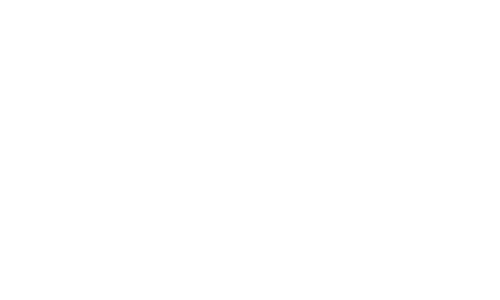
Frame 1 (no input)
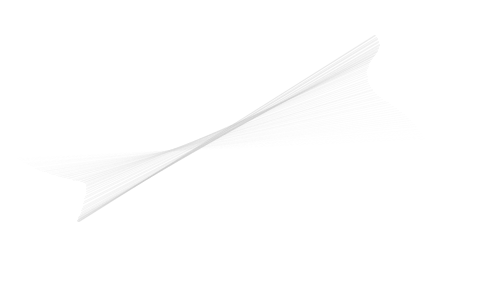
Frame 60 (the mouse pressed at the canvas centre just before this capture)
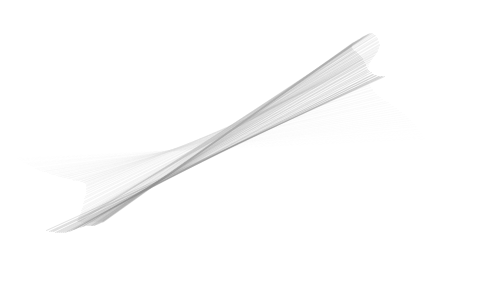
Frame 120 (the mouse held since frame 60 and released just before this capture)

The Processing sketch that drew these frames (run headless with seeded random() and noise(); from frame 60 on, the mouse is pressed at the canvas centre):

// Processing sketch: sec04WaveClock
// ── sec04WaveClock.pde
float _angnoise, _radiusnoise;
float _xnoise, _ynoise;
float _angle = - PI / 2;
float _radius;
float _strokeCol = 254;
int _strokeChange = -1;

void setup() {
    size(500, 300);
    smooth();
    frameRate(30);
    background(255);
    noFill();

    _angnoise = random(10);
    _radiusnoise = random(10);
    _xnoise = random(10);
    _ynoise = random(10);
}

void draw() {
    _radiusnoise += 0.005;
    _radius = (noise(_radiusnoise) * 550) + 1;

    _angnoise += 0.005;
    _angle += (noise(_angnoise) * 6) - 3;
    if (_angle > 360) _angle -= 360;
    if (_angle < 0) _angle += 360;

    _xnoise += 0.01;
    _ynoise += 0.01;
    float centerX = width/2 + (noise(_xnoise) * 100) - 50;
    float centerY = height/2 + (noise(_ynoise) * 100) - 50;

    float rad = radians(_angle);
    float x1 = centerX + (_radius * cos(rad));
    float y1 = centerY + (_radius * sin(rad));
    float opprad = rad + PI;
    float x2 = centerX + (_radius * cos(opprad));
    float y2 = centerY + (_radius * sin(opprad));

    _strokeCol += _strokeChange;
    if (_strokeCol > 254) _strokeChange = -1;
    if (_strokeCol < 0) _strokeChange = 1;
    stroke(_strokeCol, 60);
    line(x1, y1, x2, y2);
}
